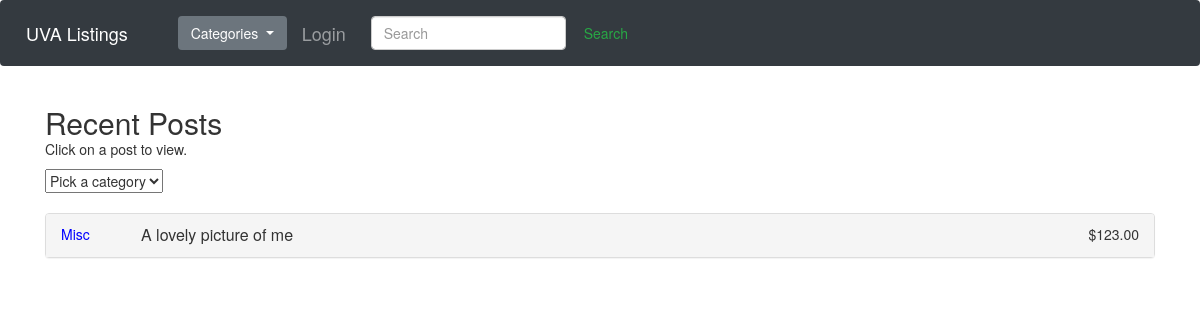
The app's page /posts/, older data.
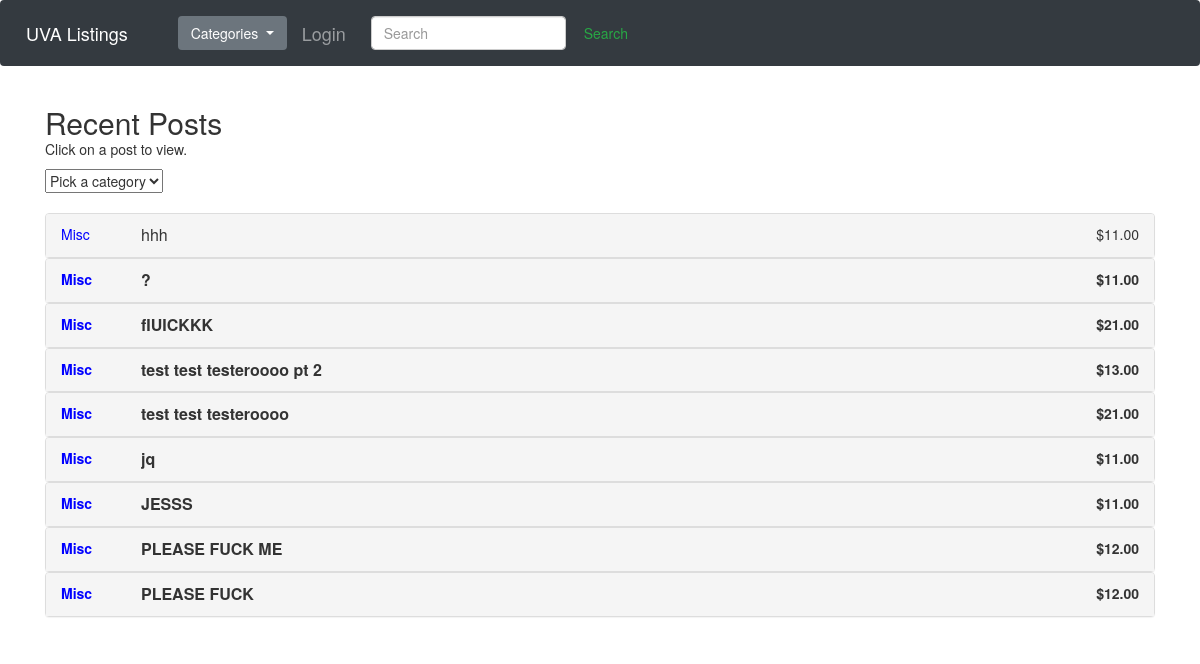
The same page, newer data.
### posts/models.py (models this page shows, shortened)
class Post(models.Model):
    titleText = models.CharField(max_length=200)
    description = models.CharField(max_length=200)
    creation_date = models.DateTimeField(auto_now=True)
    Electronics = 'Electronics'
    Services = 'Services'
    Miscellaneous = 'Misc'
    Housing = 'Housing'
    Food = 'Food'
    Community = 'Community'
    Textbooks = 'Textbooks'
    Tutoring = 'Tutoring'
    Clothes = 'Clothes'
    CategoryChoices = [
    (Electronics, 'Electronics'),
    (Services, 'Services'),
    (Miscellaneous, 'Miscellaneous'),
    (Housing, 'Housing'),
    (Food, 'Food'),
    (Community, 'Community'),
    (Textbooks, 'Textbooks'),
    (Tutoring, 'Tutoring'),
    (Clothes, 'Clothes'),
    ]
    category = models.CharField(max_length=200, choices=CategoryChoices, default=Miscellaneous)
    price = models.DecimalField(max_digits=6, decimal_places=2)
    user = models.ForeignKey(User, on_delete=models.CASCADE, default=Default_id)
    upload = models.OneToOneField(Photo,on_delete=models.DO_NOTHING)

### posts/views.py (the view)
# urls.py: path('', views.postIndex, name='posts'),
def postIndex(request):
    template_name = 'posts/postIndex.html'
    postList = Post.objects.order_by('-creation_date')
    categoryClicked = 'all'
    context = {'postList': postList, 'categoryClicked': categoryClicked}
    return render(request, 'posts/postIndex.html',context)

### posts/templates/posts/postIndex.html (shortened to what this page needs)
<link href="//netdna.bootstrapcdn.com/bootstrap/3.0.0/css/bootstrap.min.css" rel="stylesheet" id="bootstrap-css">
{% block page %}
{% load socialaccount %}
{% include "header.html" %}
<head>
	<link rel="stylesheet" href="https://maxcdn.bootstrapcdn.com/bootstrap/3.4.0/css/bootstrap.min.css">
</head>
<body>
<div class="container">
  <h2>Recent Posts</h2>
  <div style="margin-top: -10px; margin-bottom: 10px;">
	Click on a post to view.
  </div>
	<div style="width:200px;">
	  <select id="selectCategory" onchange="filterByCategory()">
		<option disabled selected value="all">Pick a category</option>
	  </select>
	</div>
	<br>
  <div class="panel-group" id="accordion">
	{% if postList %}
		{% for postVar in postList %}
			{% if categoryClicked == 'all' %}
			<div class="panel panel-default all {{ postVar.category }}">
			{% else %}
				{% if categoryClicked == postVar.category %}
					<div class="panel panel-default all {{ postVar.category }}">
				{% else %}
					<div class="panel panel-default all {{ postVar.category }} hide">
				{% endif %}
			{% endif %}
			  <div class="panel-heading">
				<span style="color: blue; float: left; width: 80px;">
					{{ postVar.category }}
				</span>
				<span class="panel-title">
					<a data-toggle="collapse" data-parent="#accordion" href="#collapse{{ forloop.counter }}">{{ postVar.titleText }}</a>
				</span>
				<span style="float: right;">
					${{ postVar.price }}
				</span>
			  </div>
				{% if forloop.counter == 1 %}
					<div id="collapse{{ forloop.counter }}" class="panel-collapse collapse">
				{% else %}
					<div id="collapse{{ forloop.counter }}" class="panel-collapse collapse">
				{% endif %}
				<div class="panel-body">
					<div>
						<br>
						<br>
						<br>
						<br>
						<br>
						<br>
						<br>
						<br>
						<br>
						<br>
						<br>
						<br>
						<b><a href="/posts/{{ postVar.id }}/">More</a><b>
					</div>
				</div>
			  </div>
			</div>
		{% endfor %}
	{% else %}
	<p>No posts are available.</p>
	{% endif %}
  </div>
</div>
</body>
{% endblock %}

Row changes from the older to the newer data that the page shows:
added Post: category "Misc", titleText "hhh", price "11.00"
added Post: category "Misc", titleText "?", price "11.00"
added Post: category "Misc", titleText "fIUICKKK", price "21.00"
added Post: category "Misc", titleText "test test testeroooo pt 2", price "13.00"
added Post: category "Misc", titleText "test test testeroooo", price "21.00"
added Post: category "Misc", titleText "jq", price "11.00"
added Post: category "Misc", titleText "JESSS", price "11.00"
added Post: category "Misc", titleText "PLEASE FUCK ME", price "12.00"
changed Post: titleText "A lovely picture of me" → "PLEASE FUCK"; price "123.00" → "12.00"
